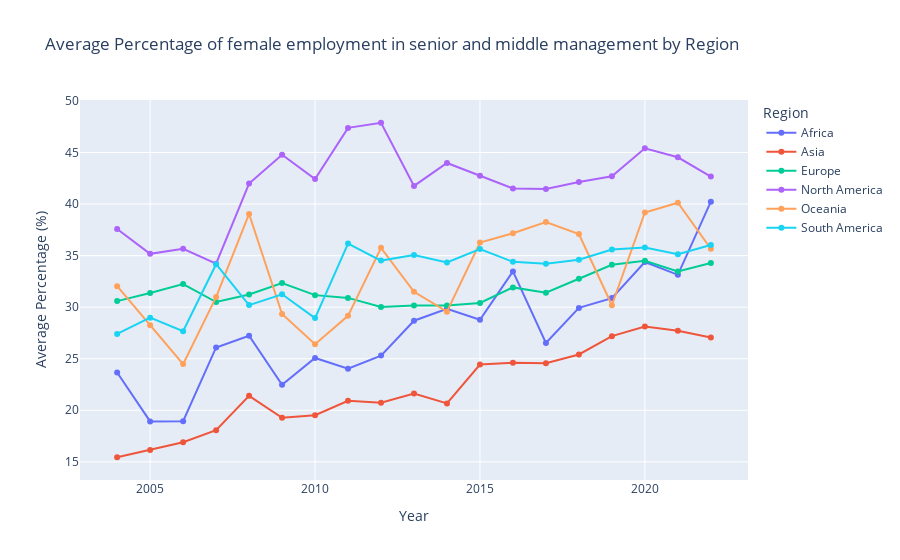

Write notebook code for a chart like this one.
### Markdown cell above
#### - Grouped by region

### Code cell
#calculate mean 'Female share of employment in senior and middle management (%)'
aggregated_data2 = fem_top2.groupby(['Region', 'Time'])['Female share of employment in senior and middle management (%)'].mean().reset_index()
fig = px.line(aggregated_data2, x='Time', y='Female share of employment in senior and middle management (%)', color='Region', line_group='Region', markers=True, title='Average Percentage of female employment in senior and middle management by Region',
              height=600)
fig.update_layout(xaxis_title='Year', yaxis_title='Average Percentage (%)')
fig.show()

### Figure 1 — Plotly figure (JSON) as saved in the notebook; plotly's stock layout.template omitted (floating-point values rounded to 4 significant figures)
{"data": [{"hovertemplate": "Region=Africa<br>Time=%{x}<br>Female share of employment in senior and middle management (%)=%{y}<extra></extra>", "legendgroup": "Africa", "line": {"color": "#636efa", "dash": "solid"}, "marker": {"symbol": "circle"}, "mode": "lines+markers", "name": "Africa", "orientation": "v", "showlegend": true, "type": "scatter", "x": [2004, 2005, 2006, 2007, 2008, 2009, 2010, 2011, 2012, 2013, 2014, 2015, 2016, 2017, 2018, 2019, 2020, 2021, 2022], "xaxis": "x", "y": [23.66, 18.92, 18.95, 26.1, 27.23, 22.47, 25.07, 24.03, 25.31, 28.69, 29.85, 28.78, 33.47, 26.52, 29.93, 30.88, 34.38, 33.14, 40.24], "yaxis": "y"}, {"hovertemplate": "Region=Asia<br>Time=%{x}<br>Female share of employment in senior and middle management (%)=%{y}<extra></extra>", "legendgroup": "Asia", "line": {"color": "#EF553B", "dash": "solid"}, "marker": {"symbol": "circle"}, "mode": "lines+markers", "name": "Asia", "orientation": "v", "showlegend": true, "type": "scatter", "x": [2004, 2005, 2006, 2007, 2008, 2009, 2010, 2011, 2012, 2013, 2014, 2015, 2016, 2017, 2018, 2019, 2020, 2021, 2022], "xaxis": "x", "y": [15.45, 16.16, 16.91, 18.07, 21.4, 19.27, 19.52, 20.93, 20.74, 21.62, 20.67, 24.44, 24.61, 24.57, 25.41, 27.19, 28.13, 27.72, 27.05], "yaxis": "y"}, {"hovertemplate": "Region=Europe<br>Time=%{x}<br>Female share of employment in senior and middle management (%)=%{y}<extra></extra>", "legendgroup": "Europe", "line": {"color": "#00cc96", "dash": "solid"}, "marker": {"symbol": "circle"}, "mode": "lines+markers", "name": "Europe", "orientation": "v", "showlegend": true, "type": "scatter", "x": [2004, 2005, 2006, 2007, 2008, 2009, 2010, 2011, 2012, 2013, 2014, 2015, 2016, 2017, 2018, 2019, 2020, 2021, 2022], "xaxis": "x", "y": [30.59, 31.37, 32.24, 30.5, 31.23, 32.34, 31.17, 30.9, 30.02, 30.17, 30.17, 30.41, 31.92, 31.4, 32.75, 34.11, 34.51, 33.47, 34.28], "yaxis": "y"}, {"hovertemplate": "Region=North America<br>Time=%{x}<br>Female share of employment in senior and middle management (%)=%{y}<extra></extra>", "legendgroup": "North America", "line": {"color": "#ab63fa", "dash": "solid"}, "marker": {"symbol": "circle"}, "mode": "lines+markers", "name": "North America", "orientation": "v", "showlegend": true, "type": "scatter", "x": [2004, 2005, 2006, 2007, 2008, 2009, 2010, 2011, 2012, 2013, 2014, 2015, 2016, 2017, 2018, 2019, 2020, 2021, 2022], "xaxis": "x", "y": [37.59, 35.17, 35.66, 34.22, 41.98, 44.78, 42.43, 47.39, 47.89, 41.76, 43.99, 42.74, 41.52, 41.45, 42.15, 42.7, 45.41, 44.54, 42.67], "yaxis": "y"}, {"hovertemplate": "Region=Oceania<br>Time=%{x}<br>Female share of employment in senior and middle management (%)=%{y}<extra></extra>", "legendgroup": "Oceania", "line": {"color": "#FFA15A", "dash": "solid"}, "marker": {"symbol": "circle"}, "mode": "lines+markers", "name": "Oceania", "orientation": "v", "showlegend": true, "type": "scatter", "x": [2004, 2005, 2006, 2007, 2008, 2009, 2010, 2011, 2012, 2013, 2014, 2015, 2016, 2017, 2018, 2019, 2020, 2021, 2022], "xaxis": "x", "y": [32.04, 28.24, 24.48, 30.98, 39.04, 29.34, 26.41, 29.16, 35.76, 31.49, 29.57, 36.26, 37.18, 38.26, 37.09, 30.19, 39.18, 40.13, 35.66], "yaxis": "y"}, {"hovertemplate": "Region=South America<br>Time=%{x}<br>Female share of employment in senior and middle management (%)=%{y}<extra></extra>", "legendgroup": "South America", "line": {"color": "#19d3f3", "dash": "solid"}, "marker": {"symbol": "circle"}, "mode": "lines+markers", "name": "South America", "orientation": "v", "showlegend": true, "type": "scatter", "x": [2004, 2005, 2006, 2007, 2008, 2009, 2010, 2011, 2012, 2013, 2014, 2015, 2016, 2017, 2018, 2019, 2020, 2021, 2022], "xaxis": "x", "y": [27.41, 28.98, 27.67, 34.17, 30.2, 31.25, 28.94, 36.17, 34.52, 35.06, 34.34, 35.64, 34.4, 34.21, 34.6, 35.6, 35.78, 35.14, 36.03], "yaxis": "y"}], "layout": {"autosize": true, "legend": {"title": {"text": "Region"}, "tracegroupgap": 0}, "title": {"text": "Average Percentage of female employment in senior and middle management by Region"}, "xaxis": {"anchor": "y", "autorange": true, "domain": [0, 1], "range": [2003.0, 2023.0], "title": {"text": "Year"}, "type": "linear"}, "yaxis": {"anchor": "x", "autorange": true, "domain": [0, 1], "range": [13.28, 50.05], "title": {"text": "Average Percentage (%)"}, "type": "linear"}}}
